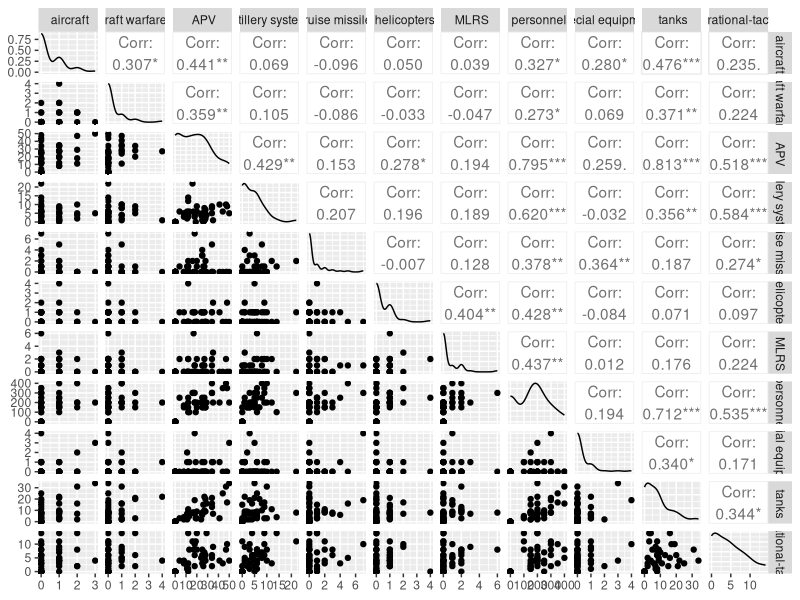

R code for this plot:
library(reshape2)
library(GGally)

data = read.csv("resources/ukr-mod-data.csv")
data.totals <- subset( data, select=-c(Delta))
data.totals$Date <- as.Date( paste0("2022.",data.totals$Date), format="%Y.%d.%m")
totals.shaped <- dcast(data.totals, Date ~ Item )

data.delta <- subset( data, select=-c(Total))
data.delta$Date <- as.Date( paste0("2022.",data.delta$Date), format="%Y.%d.%m")
delta.shaped <- dcast(data.delta, Date ~ Item )
png("assets/delta-correlation-plot.png", height = 8, width = 8)
ggpairs(delta.shaped,columns=2:12)
dev.off()

